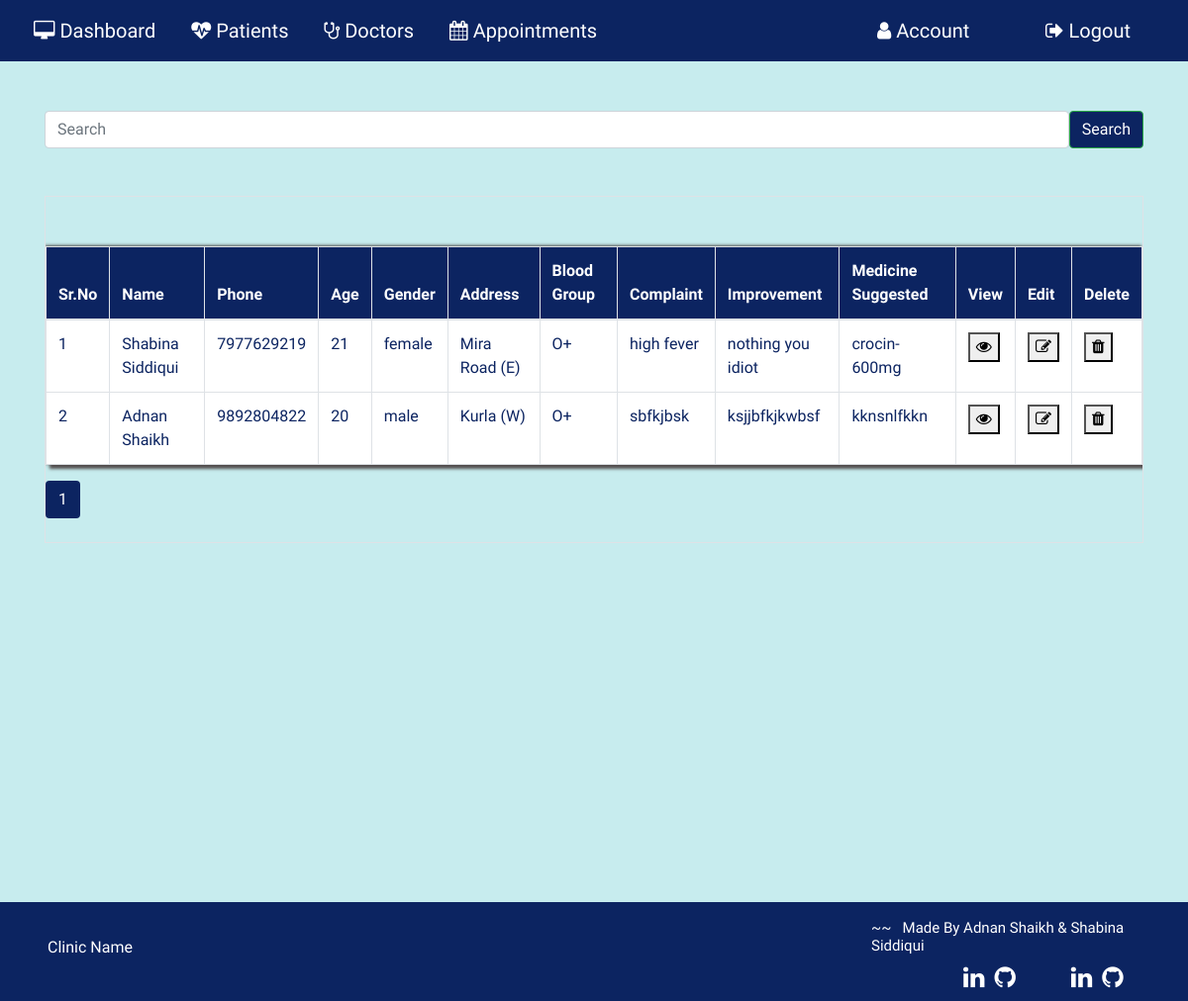
The app's page /patientrecord (signed in), older data.
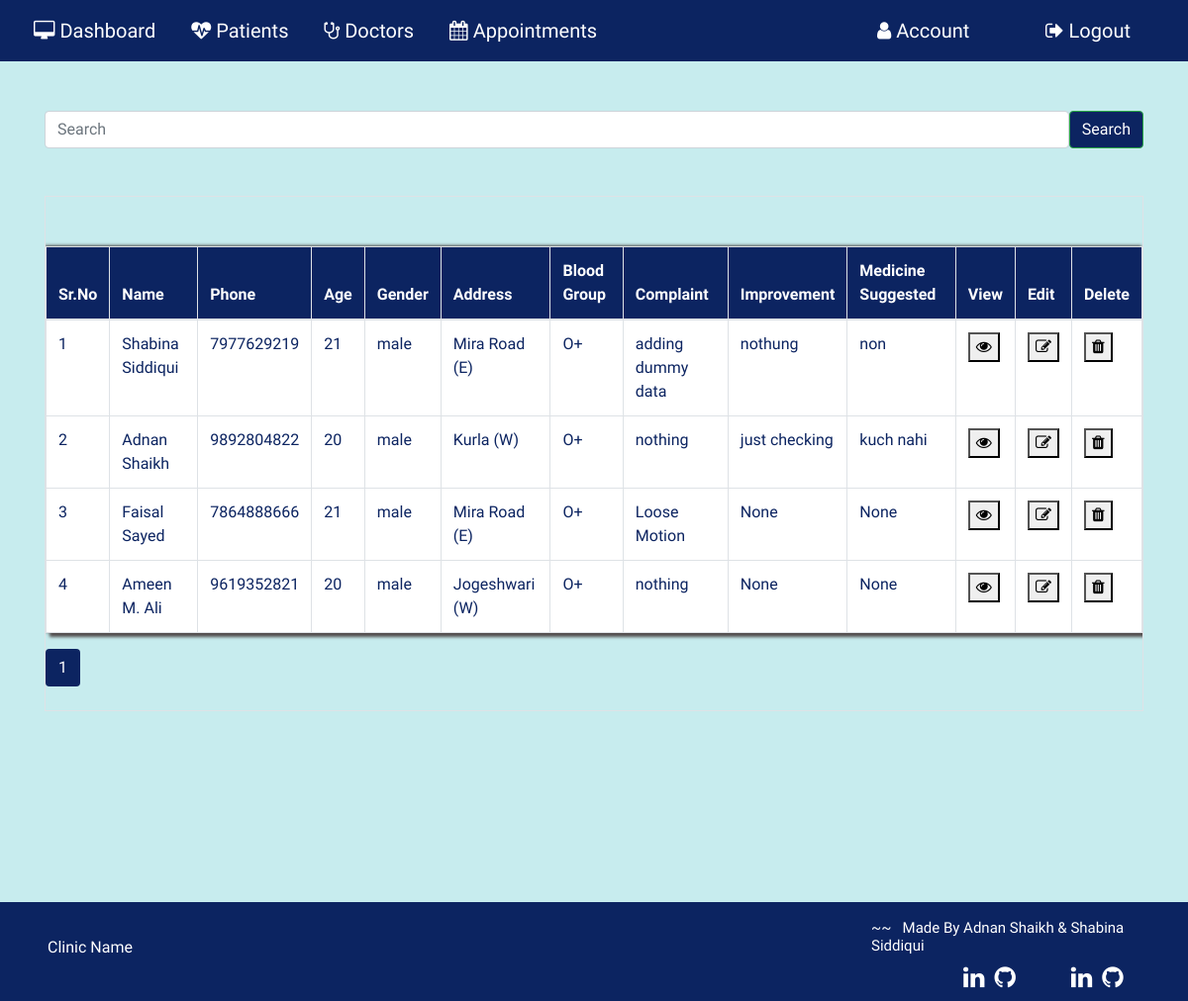
The same page, newer data.
### application/routes.py (models this page shows, shortened)
class Patient(db.Model):
  __tablename__ = 'Patient'
  id = db.Column(db.Integer, primary_key=True)
  pname = db.Column(db.String(20))
  age= db.Column(db.String(20))
  phone=db.Column(db.String(20))
  gender=db.Column(db.String(10))
  bgroup=db.Column(db.String(5))
  state=db.Column(db.String(15))
  address=db.Column(db.String(100))
  mstatus=db.Column(db.String(10))
  complaint=db.Column(db.String(5000))
  improvement=db.Column(db.String(5000))
  medicine_suggested=db.Column(db.String(5000))
  pat_image = db.Column(db.String(20), nullable=False, default='default.jpg')

### application/routes.py (the view, shortened to what this page needs)
@app.route('/patientrecord', methods = ['GET','POST'])
def patientrecord():
  if 'username' in session:
    if request.method == 'GET':
      page= request.args.get('page', 1, type=int)
      patrcd= Patient.query.paginate(page=page, per_page=10)
      return render_template("patientrecord.html",patrcd=patrcd)
    return render_template('patientrecord.html')
  else:
    return redirect( url_for('login') )
  return render_template('patientrecord.html')

### application/templates/patientrecord.html (shortened to what this page needs)
{% extends 'layout.html' %}{% include "includes/nav.html" %}{% block content%}
<section>
  <div class="container">
    <div class="search-box">
      <form class="d-flex" action="" method="POST">
        <input
          class="form-control me-2"
          type="search"
          placeholder="Search"
          name="pname"
          id="pname"
          aria-label="Search"
        />
        <button class="btn btn-outline-success" type="submit">Search</button>
      </form>
    </div>
    <div class="table table-bordered table-hover table-responsive">
      {% if patrcd %}
      <table class="table">
        <thead class="thead">
          <tr>
            <th scope="col">Sr.No</th>
            <th scope="col">Name</th>
            <th scope="col">Phone</th>
            <th scope="col">Age</th>
            <th scope="col">Gender</th>
            <th scope="col">Address</th>
            <th scope="col">Blood Group</th>
            <th scope="col">Complaint</th>
            <th scope="col">Improvement</th>
            <th scope="col">Medicine Suggested</th>
            <th scope="col">View</th>
            <th scope="col">Edit</th>
            <th scope="col">Delete</th>
          </tr>
        </thead>
        {% for i in patrcd.items %}
        <tr scope="row">
          <td></td>
          <td>{{ i.pname }}</td>
          <td>{{ i.phone }}</td>
          <td>{{ i.age }}</td>
          <td>{{ i.gender }}</td>
          <td>{{ i.address }}</td>
          <td>{{ i.bgroup }}</td>
          <td>{{ i.complaint }}</td>
          <td>{{ i.improvement }}</td>
          <td>{{ i.medicine_suggested }}</td>
          <td>
            <button
              type="button"
              class="dbutton"
              onclick="window.location='viewapp/{{ i.id }}'"
            >
              <i class="fa fa-eye" aria-hidden="true"></i>
            </button>
          </td>
          <td>
            <button
              type="button"
              class="ubutton"
              onclick="window.location='editpatientdetail/{{ i.id }}'"
            >
              <i class="fa fa-pencil-square-o" aria-hidden="true"></i>
            </button>
          </td>
          <td>
            <button
              type="button"
              class="dbutton"
              onclick="window.location='deletepatientdetail/{{ i.id }}'"
            >
              <i class="fa fa-trash" aria-hidden="true"></i>
            </button>
          </td>
        </tr>
        {% endfor %}
      </table>
      {% for page_num in patrcd.iter_pages(left_edge=1, right_edge=1,
      left_current=1, right_current=2) %} {% if page_num %} {% if patrcd.page ==
      page_num %}
      <a
        class="btn pagenum_current mb-4"
        href="{{ url_for('patientrecord', page=page_num) }}"
        >{{ page_num }}</a
      >
      {% else %}
      <a
        class="btn pagenum mb-4"
        href="{{ url_for('patientrecord', page=page_num) }}"
        >{{ page_num }}</a
      >
      {% endif %} {% else %} ... {% endif %} {% endfor %} {% endif %}
    </div>
  </div>
  {% include "includes/footer.html" %}
</section>
{% endblock content %}

Row changes from the older to the newer data that the page shows:
changed Patient "Shabina Siddiqui": gender "female" → "male"; complaint "high fever" → "adding dummy data"; improvement "nothing you idiot" → "nothung"; medicine_suggested "crocin-600mg" → "non"
changed Patient "Adnan Shaikh": complaint "sbfkjbsk" → "nothing"; improvement "ksjjbfkjkwbsf" → "just checking"; medicine_suggested "kknsnlfkkn" → "kuch nahi"
added Patient: pname "Faisal Sayed", phone "7864888666", age "21", gender "male", address "Mira Road (E)", bgroup "O+", complaint "Loose Motion", improvement "None", medicine_suggested "None"
added Patient: pname "Ameen M. Ali", phone "9619352821", age "20", gender "male", address "Jogeshwari (W)", bgroup "O+", complaint "nothing", improvement "None", medicine_suggested "None"
